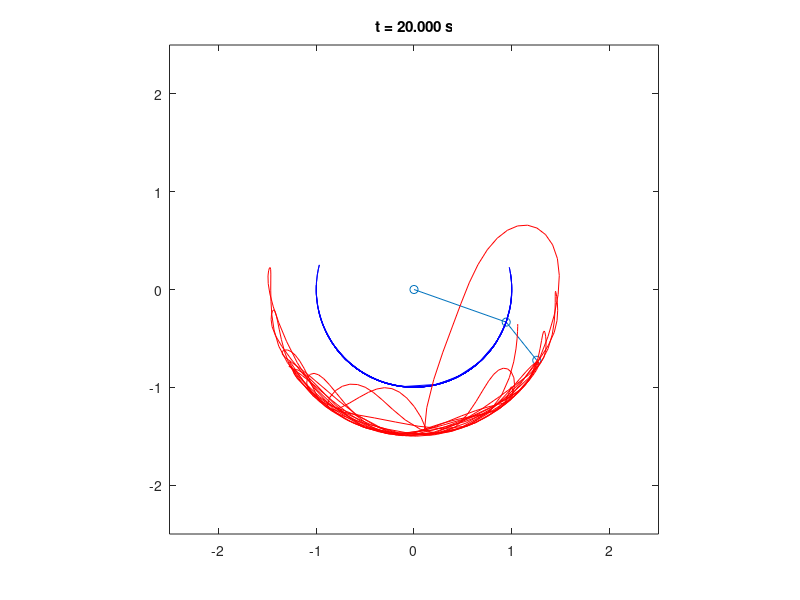

Reproduce this figure in MATLAB.
% Ho va ten: Nguyen Tu Huy
% MSSV: 1711127
% Bai toan con lac kep         %                                                                     
% Cac tham so:                                                             
% thetaA :  goc cua vat nang A                                                                                      
% thetaB :  goc cua vat nang B                                                                                   
% dthA:  toc do goc cua vat nang A                                                                                        
% dthB:  toc do goc cua vat nang B                     
 
clear
close all                  
clc
 
T=20;
dt=0.05;
N=int16(T/dt);
 
thetaA=zeros(N,1);                                                 
thetaB=zeros(N,1);
dthA=zeros(N,1);
dthB=zeros(N,1);
g1=zeros(N,1);
g2=zeros(N,1);
XA=zeros(N,1);
YA=zeros(N,1);
XB=zeros(N,1);
YB=zeros(N,1);
% figure;
% hold off;

g=9.8;
l1=1;
l2=0.5;

thetaA(1)=pi/4;
thetaB(1)=3*pi/4;
dthA(1)=0;
dthB(1)=0;

f1=-(g/l1)*sin(thetaA(1))-(1/2)*(l2/l1)*sin(thetaA(1)-thetaB(1))*dthB(1)^2;
f2=-(g/l2)*sin(thetaB(1))+(l1/l2)*sin(thetaA(1)-thetaB(1))*dthA(1)^2;
alp1=(1/2)*(l2/l1)*cos(thetaA(1)-thetaB(1));
alp2=(l1/l2)*cos(thetaA(1)-thetaB(1));
g1(1)=(f1-f2*alp1)/(1-alp1*alp2);
g2(1)=(f2-alp2*f1)/(1-alp1*alp2);

XA(1)=l1*sin(thetaA(1));
YA(1)=-l1*cos(thetaA(1));
XB(1)=l1*sin(thetaA(1))+l2*sin(thetaB(1));
YB(1)=-l1*cos(thetaA(1))-l2*cos(thetaB(1));

figh = figure;
for ii=2:N
    dthA(ii)=dthA(ii-1)+dt*g1(ii-1);
    dthB(ii)=dthB(ii-1)+dt*g2(ii-1);
    thetaA(ii)=thetaA(ii-1)+dt*dthA(ii);
    thetaB(ii)=thetaB(ii-1)+dt*dthB(ii);
    
    f1=-(g/l1)*sin(thetaA(ii))-(1/2)*(l2/l1)*sin(thetaA(ii)-thetaB(ii))*dthB(ii)^2;
    f2=-(g/l2)*sin(thetaB(ii))+(l1/l2)*sin(thetaA(ii)-thetaB(ii))*dthA(ii)^2;
    alp1=(1/2)*(l2/l1)*cos(thetaA(ii)-thetaB(ii));
    alp2=(l1/l2)*cos(thetaA(ii)-thetaB(ii));
    g1(ii)=(f1-f2*alp1)/(1-alp1*alp2);
    g2(ii)=(f2-alp2*f1)/(1-alp1*alp2);
    XA(ii)=l1*sin(thetaA(ii));
    YA(ii)=-l1*cos(thetaA(ii));
    XB(ii)=l1*sin(thetaA(ii))+l2*sin(thetaB(ii));
    YB(ii)=-l1*cos(thetaA(ii))-l2*cos(thetaB(ii));
    
    plot([0, XA(ii), XB(ii)], [0, YA(ii), YB(ii)],'-o');
    hold on
    axis equal, axis([-2.5 2.5 -2.5 2.5]);
    title(['t = ', num2str(double(ii)*dt, '% 5.3f'), ' s']);
    hold on

    plot(XA(1:ii), YA(1:ii), 'b');
    plot(XB(1:ii), YB(1:ii), 'r');
    hold off
    drawnow
    
%     movieVector(ii-1) = getframe;
    
end
% myWriter = VideoWriter('ConLac','MPEG-4');
% myWriter.FrameRate = 20;
% 
% open(myWriter);
% writeVideo(myWriter,movieVector);
% close(myWriter);